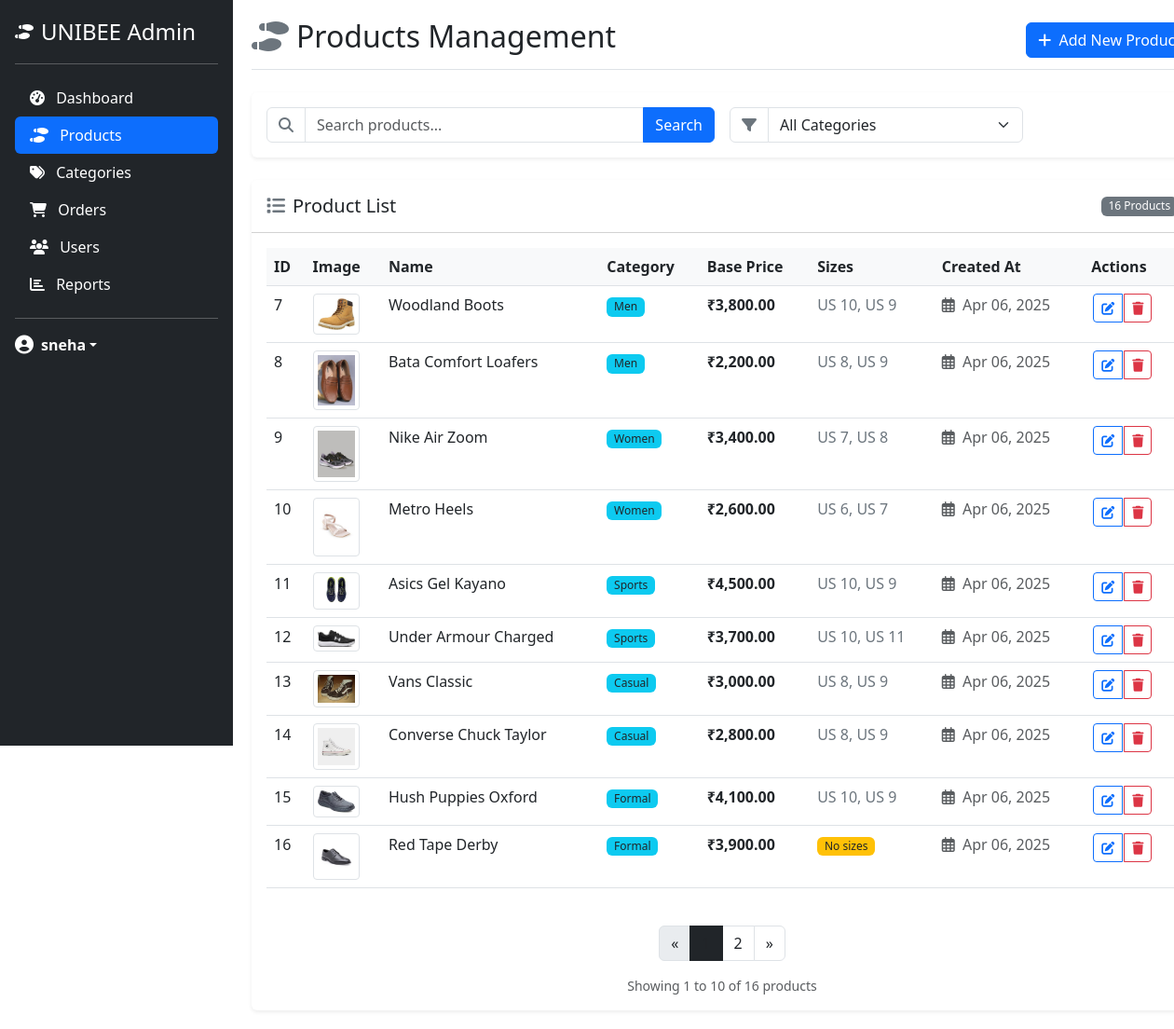
Screenshot of /admin_products.php (signed in) with the database file from the repository.
### tables this page shows
CREATE TABLE `products` (
  `id` int(11) NOT NULL,
  `name` varchar(100) NOT NULL,
  `description` text DEFAULT NULL,
  `base_price` decimal(10,2) NOT NULL,
  `image` varchar(255) DEFAULT NULL,
  `category_id` int(11) DEFAULT NULL,
  `created_at` timestamp NOT NULL DEFAULT current_timestamp()
);

CREATE TABLE `categories` (
  `id` int(11) NOT NULL,
  `name` varchar(50) NOT NULL,
  `description` text DEFAULT NULL
);

### admin_products.php (the view, shortened to what this page needs)
<?php
require_once 'config/database.php';
$page = isset($_GET['page']) ? (int)$_GET['page'] : 1;
$per_page = 10;
$offset = ($page - 1) * $per_page;
$search = isset($_GET['search']) ? $_GET['search'] : '';
$category_filter = isset($_GET['category']) ? (int)$_GET['category'] : 0;
$where_clause = '';
$params = [];
$types = '';
$products_query = "SELECT p.*, c.name as category_name
                  FROM products p
                  LEFT JOIN categories c ON p.category_id = c.id
                  $where_clause
                  ORDER BY p.created_at DESC
                  LIMIT ? OFFSET ?";
$params[] = $per_page;
$params[] = $offset;
$types .= 'ii';
$products_stmt = $conn->prepare($products_query);
if (!empty($params) && !empty($types)) {
    $products_stmt->bind_param($types, ...$params);
}
$products_stmt->execute();
$products_result = $products_stmt->get_result();
$count_query = "SELECT COUNT(*) as total FROM products p $where_clause";
$count_stmt = $conn->prepare($count_query);
$count_stmt->execute();
$count_result = $count_stmt->get_result();
$count_row = $count_result->fetch_assoc();
$total_products = $count_row['total'];
$total_pages = ceil($total_products / $per_page);
?>
<!DOCTYPE html>
<html lang="en">
<head>
    <link href="https://cdn.jsdelivr.net/npm/bootstrap@5.3.0-alpha1/dist/css/bootstrap.min.css" rel="stylesheet">
    <link rel="stylesheet" href="https://cdnjs.cloudflare.com/ajax/libs/font-awesome/6.1.1/css/all.min.css">
</head>
<body>
    <div class="container-fluid">
        <div class="row">
            <div class="col-md-2 sidebar p-0">
                <div class="d-flex flex-column flex-shrink-0 p-3 text-white bg-dark" style="width: 250px; height: 100%;">
                    <a href="admin_dashboard.php" class="d-flex align-items-center mb-3 mb-md-0 me-md-auto text-white text-decoration-none">
                        <i class="fas fa-shoe-prints me-2"></i>
                        <span class="fs-4">UNIBEE Admin</span>
                    </a>
                    <hr>
                    <ul class="nav nav-pills flex-column mb-auto">
                        <li class="nav-item">
                            <a href="admin_dashboard.php" class="nav-link text-white">
                                <i class="fas fa-tachometer-alt me-2"></i>
                                Dashboard
                            </a>
                        </li>
                        <li>
                            <a href="admin_products.php" class="nav-link active" aria-current="page">
                                <i class="fas fa-shoe-prints me-2"></i>
                                Products
                            </a>
                        </li>
                        <li>
                            <a href="admin_categories.php" class="nav-link text-white">
                                <i class="fas fa-tags me-2"></i>
                                Categories
                            </a>
                        </li>
                        <li>
                            <a href="admin_orders.php" class="nav-link text-white">
                                <i class="fas fa-shopping-cart me-2"></i>
                                Orders
                            </a>
                        </li>
                        <li>
                            <a href="admin_users.php" class="nav-link text-white">
                                <i class="fas fa-users me-2"></i>
                                Users
                            </a>
                        </li>
                        <li>
                            <a href="admin_reports.php" class="nav-link text-white">
                                <i class="fas fa-chart-bar me-2"></i>
                                Reports
                            </a>
                        </li>
                    </ul>
                    <hr>
                    <div class="dropdown">
                        <a href="#" class="d-flex align-items-center text-white text-decoration-none dropdown-toggle" id="dropdownUser1" data-bs-toggle="dropdown" aria-expanded="false">
                            <i class="fas fa-user-circle me-2 fs-5"></i>
                            <strong><?php echo isset($_SESSION['name']) ? htmlspecialchars($_SESSION['name']) : htmlspecialchars($_SESSION['username']); ?></strong>
                        </a>
                    </div>
                </div>
            </div>
            <div class="col-md-10 content">
                <div class="d-flex justify-content-between align-items-center mb-4 page-header">
                    <h2><i class="fas fa-shoe-prints me-2 text-secondary"></i>Products Management</h2>
                    <a href="admin_add_product.php" class="btn btn-primary">
                        <i class="fas fa-plus me-1"></i> Add New Product
                    </a>
                </div>
                <div class="card mb-4">
                    <div class="card-body">
                        <form action="" method="get" class="row g-3">
                            <div class="col-md-6">
                                <div class="input-group">
                                    <span class="input-group-text bg-white"><i class="fas fa-search text-secondary"></i></span>
                                    <input type="text" class="form-control" placeholder="Search products..." name="search" value="<?php echo htmlspecialchars($search); ?>">
                                    <button class="btn btn-primary" type="submit">Search</button>
                                </div>
                            </div>
                            <div class="col-md-4">
                                <div class="input-group">
                                    <span class="input-group-text bg-white"><i class="fas fa-filter text-secondary"></i></span>
                                    <select class="form-select" name="category" onchange="this.form.submit()">
                                        <option value="0">All Categories</option>
                                    </select>
                                </div>
                            </div>
                            <div class="col-md-2">
                            </div>
                        </form>
                    </div>
                </div>
                <div class="card">
                    <div class="card-header bg-white py-3">
                        <div class="d-flex justify-content-between align-items-center">
                            <h5 class="mb-0"><i class="fas fa-list me-2 text-secondary"></i>Product List</h5>
                            <span class="badge bg-secondary"><?php echo $total_products; ?> Products</span>
                        </div>
                    </div>
                    <div class="card-body">
                        <div class="table-responsive">
                            <table class="table table-hover">
                                <thead>
                                    <tr>
                                        <th>ID</th>
                                        <th>Image</th>
                                        <th>Name</th>
                                        <th>Category</th>
                                        <th>Base Price</th>
                                        <th>Sizes</th>
                                        <th>Created At</th>
                                        <th>Actions</th>
                                    </tr>
                                </thead>
                                <tbody>
                                    <?php if ($products_result->num_rows > 0): ?>
                                        <?php while ($product = $products_result->fetch_assoc()): ?>
                                            <tr>
                                                <td><?php echo $product['id']; ?></td>
                                                <td>
                                                    <?php if (!empty($product['image'])): ?>
                                                        <img src="uploads/products/<?php echo htmlspecialchars($product['image']); ?>"
                                                             alt="<?php echo htmlspecialchars($product['name']); ?>" width="50" height="50" class="img-thumbnail">
                                                    <?php else: ?>
                                                        <span class="badge bg-secondary">No Image</span>
                                                    <?php endif; ?>
                                                </td>
                                                <td><?php echo htmlspecialchars($product['name']); ?></td>
                                                <td>
                                                    <span class="badge bg-info text-dark">
                                                        <?php echo htmlspecialchars($product['category_name']); ?>
                                                    </span>
                                                </td>
                                                <td>
                                                    <span class="fw-bold">₹<?php echo number_format($product['base_price'], 2); ?></span>
                                                    </td>
                                                <td>
                                                    <?php
                                                    $sizes_query = "SELECT size FROM product_sizes WHERE product_id = ? LIMIT 5";
                                                    $sizes_stmt = $conn->prepare($sizes_query);
                                                    $sizes_stmt->bind_param("i", $product['id']);
                                                    $sizes_stmt->execute();
                                                    $sizes_result = $sizes_stmt->get_result();
                                                    $sizes = [];
                                                    while ($size = $sizes_result->fetch_assoc()) {
                                                        $sizes[] = $size['size'];
                                                    }
                                                    if (!empty($sizes)) {
                                                        echo '<span class="text-secondary">'.implode(", ", $sizes).'</span>';
                                                    } else {
                                                        echo "<span class='badge bg-warning text-dark'>No sizes</span>";
                                                    }
                                                    ?>
                                                </td>
                                                <td>
                                                    <span class="text-muted">
                                                        <i class="far fa-calendar-alt me-1"></i>
                                                        <?php echo date('M d, Y', strtotime($product['created_at'])); ?>
                                                    </span>
                                                </td>
                                                <td>
                                                    <div class="btn-group" role="group">
                                                        <a href="edit_product.php?id=<?php echo $product['id']; ?>" class="btn btn-sm btn-outline-primary" title="Edit">
                                                            <i class="fas fa-edit"></i>
                                                        </a>
                                                        <a href="delete_product.php?id=<?php echo $product['id']; ?>" class="btn btn-sm btn-outline-danger"
                                                           onclick="return confirm('Are you sure you want to delete this product?')" title="Delete">
                                                            <i class="fas fa-trash"></i>
                                                        </a>
                                                    </div>
                                                </td>
                                            </tr>
                                        <?php endwhile; ?>
                                    <?php endif; ?>
                                </tbody>
                            </table>
                        </div>
                        <?php if ($total_pages > 1): ?>
                            <nav aria-label="Page navigation" class="mt-4">
                                <ul class="pagination justify-content-center">
                                    <li class="page-item <?php echo ($page <= 1) ? 'disabled' : ''; ?>">
                                        <a class="page-link" href="?page=<?php echo $page - 1; ?><?php echo !empty($search) ? '&search=' . urlencode($search) : ''; ?><?php echo $category_filter > 0 ? '&category=' . $category_filter : ''; ?>" aria-label="Previous">
                                            <span aria-hidden="true">&laquo;</span>
                                        </a>
                                    </li>
                                    <?php
                                    $start_page = max(1, $page - 2);
                                    $end_page = min($total_pages, $page + 2);
                                    for ($i = $start_page; $i <= $end_page; $i++):
                                    ?>
                                        <li class="page-item <?php echo ($page == $i) ? 'active' : ''; ?>">
                                            <a class="page-link" href="?page=<?php echo $i; ?><?php echo !empty($search) ? '&search=' . urlencode($search) : ''; ?><?php echo $category_filter > 0 ? '&category=' . $category_filter : ''; ?>"><?php echo $i; ?></a>
                                        </li>
                                    <?php
                                    endfor;
                                    ?>
                                    <li class="page-item <?php echo ($page >= $total_pages) ? 'disabled' : ''; ?>">
                                        <a class="page-link" href="?page=<?php echo $page + 1; ?><?php echo !empty($search) ? '&search=' . urlencode($search) : ''; ?><?php echo $category_filter > 0 ? '&category=' . $category_filter : ''; ?>" aria-label="Next">
                                            <span aria-hidden="true">&raquo;</span>
                                        </a>
                                    </li>
                                </ul>
                            </nav>
                        <?php endif; ?>
                        <?php if ($products_result->num_rows > 0): ?>
                            <div class="text-center text-muted small mt-3">
                                Showing <?php echo min(($page - 1) * $per_page + 1, $total_products); ?> to <?php echo min($page * $per_page, $total_products); ?> of <?php echo $total_products; ?> products
                            </div>
                        <?php endif; ?>
                    </div>
                </div>
            </div>
        </div>
    </div>
</body>
</html>

### admin_products.php (style rules this page uses)
.sidebar { min-height: 100vh; background-color: #212529; width: 250px; position: fixed; top: 0; left: 0; z-index: 100; }
.sidebar a { color: #f8f9fa; text-decoration: none; }
.content { margin-left: 250px; padding: 20px; }
.card { border: none; box-shadow: 0 0.125rem 0.25rem rgba(0, 0, 0, 0.075); transition: transform 0.2s, box-shadow 0.2s; }
.table th { background-color: #f8f9fa; font-weight: 600; }
.btn-group .btn { border-radius: 4px; margin: 0 2px; }
.badge { font-weight: 500; padding: 0.35em 0.65em; }
.img-thumbnail { object-fit: cover; border-radius: 4px; }
.pagination .page-link { color: #212529; border-color: #dee2e6; }
.pagination .page-item.active .page-link { background-color: #212529; border-color: #212529; }
.page-header { border-bottom: 1px solid #dee2e6; margin-bottom: 1.5rem; padding-bottom: 0.5rem; }

### rows the page displays
products: id "7", image (picture), name "Woodland Boots", category.name "Men", base_price "3,800.00", sizes "US 10, US 9", created_at "Apr 06, 2025"
products: id "8", image (picture), name "Bata Comfort Loafers", category.name "Men", base_price "2,200.00", sizes "US 8, US 9", created_at "Apr 06, 2025"
products: id "9", image (picture), name "Nike Air Zoom", category.name "Women", base_price "3,400.00", sizes "US 7, US 8", created_at "Apr 06, 2025"
products: id "10", image (picture), name "Metro Heels", category.name "Women", base_price "2,600.00", sizes "US 6, US 7", created_at "Apr 06, 2025"
products: id "11", image (picture), name "Asics Gel Kayano", category.name "Sports", base_price "4,500.00", sizes "US 10, US 9", created_at "Apr 06, 2025"
products: id "12", image (picture), name "Under Armour Charged", category.name "Sports", base_price "3,700.00", sizes "US 10, US 11", created_at "Apr 06, 2025"
products: id "13", image (picture), name "Vans Classic", category.name "Casual", base_price "3,000.00", sizes "US 8, US 9", created_at "Apr 06, 2025"
products: id "14", image (picture), name "Converse Chuck Taylor", category.name "Casual", base_price "2,800.00", sizes "US 8, US 9", created_at "Apr 06, 2025"
products: id "15", image (picture), name "Hush Puppies Oxford", category.name "Formal", base_price "4,100.00", sizes "US 10, US 9", created_at "Apr 06, 2025"
products: id "16", image (picture), name "Red Tape Derby", category.name "Formal", base_price "3,900.00", shows "No sizes", created_at "Apr 06, 2025"

### other values shown
$_SESSION['name'] "sneha"
$total_products "16"
min(($page - 1) * $per_page + 1, $total_products) "1"
min($page * $per_page, $total_products) "10"
